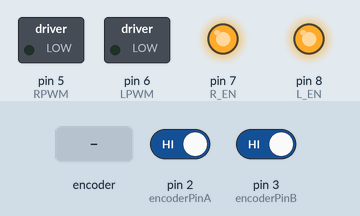
A sketch run on a simulated Arduino Uno, built with avr-gcc and run on an emulated ATmega328P. Parts: switched loads named in the sketch (green lamp = pin HIGH), output pins drawn as LEDs (lit = HIGH). The inputs (shaded band) are chosen by the test bench; at power-on: pin 2 (encoderPinA) HIGH, pin 3 (encoderPinB) HIGH. What the sketch prints to the serial monitor is not drawn.

Above: at 0.1 s.
At 1.2 s:
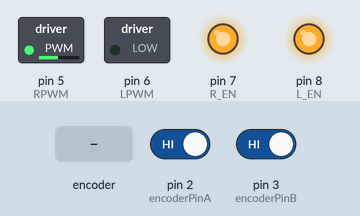
1.3 s: rotary encoder on pin 2 (encoderPinA) / pin 3 (encoderPinB) turned 1 step (first pin leading)
At 8.7 s:
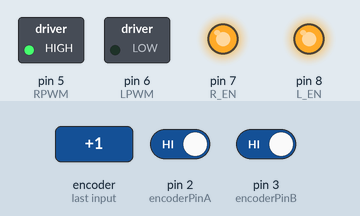
Timing chart, 0 to 10.2 s (numbered marks = the images above; inputs shaded):
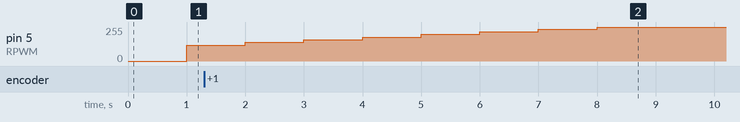

The sketch:

Motor_control.ino
```cpp
// --- BTS7960 Motor control pins ---
const int RPWM = 5;     // Right PWM pin for motor direction
const int LPWM = 6;     // Left PWM pin for motor direction
const int R_EN = 7;     // Right motor enable pin
const int L_EN = 8;     // Left motor enable pin

// --- Encoder pins ---
const int encoderPinA = 2;  // Encoder channel A (must be interrupt-capable)
const int encoderPinB = 3;  // Encoder channel B (must be interrupt-capable)

// --- Encoder tracking ---
volatile long encoderCount = 0;  // Tracks total encoder counts
int lastEncoded = 0;             // Stores last encoded value for direction detection
long lastEncoderCount = 0;       // Stores last count for RPM calculation

// --- Motor speed control ---
int currentRPM = 10;       // Initial motor RPM
int targetRPM = 10;        // Target motor RPM
bool forward = true;       // Direction flag (true = forward)

// --- Timing ---
unsigned long lastRPMUpdate = 0;    // Last timestamp when RPM was updated
unsigned long lastSpeedCheck = 0;   // Last timestamp when speed was measured
const unsigned long stepDelay =  72UL * 1000UL; // 72 seconds per step

// --- PWM control ---
int pwmValue = 100;         // Initial PWM duty cycle
const int pwmMax = 255;     // Max allowed PWM
const int rpmStep = 40;     // How much to increase/decrease RPM per step
const int rpmMax = 60;      // Max allowed target RPM
const int rpmMin = 10;      // Minimum allowed target RPM

// --- Encoder constants ---
const int CPR = 5200;       // Counts Per Revolution (quadrature decoding)

void setup() {
  Serial.begin(115200);     // Initialize serial monitor

  // Motor control pin setup
  pinMode(RPWM, OUTPUT);
  pinMode(LPWM, OUTPUT);
  pinMode(R_EN, OUTPUT);
  pinMode(L_EN, OUTPUT);
  digitalWrite(R_EN, HIGH);  // Enable right motor driver
  digitalWrite(L_EN, HIGH);  // Enable left motor driver

  // Encoder pin setup
  pinMode(encoderPinA, INPUT_PULLUP);  // Enable pull-up for stability
  pinMode(encoderPinB, INPUT_PULLUP);
  attachInterrupt(digitalPinToInterrupt(encoderPinA), updateEncoder, CHANGE); // Interrupt on A
  attachInterrupt(digitalPinToInterrupt(encoderPinB), updateEncoder, CHANGE); // Interrupt on B

  Serial.println("Starting motor ramp: 10 → 100 RPM and back...");
  lastRPMUpdate = millis();    // Initialize RPM change timer
  lastSpeedCheck = millis();   // Initialize speed check timer
}

void loop() {
  unsigned long now = millis();  // Get current timestamp

  // --- Update measured RPM every second ---
  if (now - lastSpeedCheck >= 1000) {         //Checks if 1 second has passed since the last speed check.
    long currentCount = encoderCount;         // Capture current count
    long delta = currentCount - lastEncoderCount; // Count difference in 1s
    lastEncoderCount = currentCount;          // Calculates how many ticks occurred in the last second

    float measuredRPM = (delta * 60.0) / CPR; // Converts ticks per second into revolutions per minute (RPM)

    Serial.println(measuredRPM, 2);           // Print RPM with 2 decimals

    // --- Simple Proportional Control ---
    float error = targetRPM - abs(measuredRPM); // Calculate error(Calculates the difference between target and actual RPM)
    pwmValue += error * 2.0;                     // P-control adjustment
    pwmValue = constrain(pwmValue, 0, pwmMax);   // Clamp PWM within limits

    // --- Apply PWM to motor ---
    //Applies PWM to the appropriate motor driver pin depending on direction
    //Sets the other direction pin to 0 to prevent short circuit or braking
    if (forward) {
      analogWrite(RPWM, pwmValue);  // Drive forward
      analogWrite(LPWM, 0);
    } else {
      analogWrite(LPWM, pwmValue);  // Drive reverse
      analogWrite(RPWM, 0);
    }

    lastSpeedCheck = now;           // Reset timer
  }

  // --- Change RPM every 72 seconds ---
  if (now - lastRPMUpdate >= stepDelay) {  //After stepDelay (72 sec), change targetRPM.
    if (forward) {
      if (targetRPM < rpmMax) {
        targetRPM += rpmStep;         // Step up RPM
        Serial.print("Increased RPM to: ");
        Serial.println(targetRPM);
      } else {
        forward = false;              // Reached max, reverse direction
        Serial.println("Reached 100 RPM. Reversing direction to 100 → 10 RPM.");
      }
    } else {
      if (targetRPM > rpmMin) {
        targetRPM -= rpmStep;         // Step down RPM
        Serial.print("Decreased RPM to: ");
        Serial.println(targetRPM);
      } else {
        // Reached minimum → stop motor and halt program
        Serial.println("Completed full cycle. Stopping motor.");
        analogWrite(RPWM, 0);
        analogWrite(LPWM, 0);
        while (1); // Stop everything
      }
    }
    lastRPMUpdate = now;  // Reset RPM update timer
  }
}

// --- Encoder Interrupt Handler for Quadrature Decoding ---
void updateEncoder() {
  int MSB = digitalRead(encoderPinA);        // Reads the current state of Channel A
  int LSB = digitalRead(encoderPinB);        // Reads the current state of Channel B
  int encoded = (MSB << 1) | LSB;            // Combine into 2-bit value
  int sum = (lastEncoded << 2) | encoded;    // Combines previous state and current state into a 4-bit pattern
  //known valid transitions for clockwise movement based on quadrature encoding
  if (sum == 0b0001 || sum == 0b0111 || sum == 0b1110 || sum == 0b1000)
    encoderCount++;
  // known valid transitions for counter-clockwise movement based on quadrature encoding
  if (sum == 0b0010 || sum == 0b0100 || sum == 0b1101 || sum == 0b1011)
    encoderCount--;

  lastEncoded = encoded;                     // Store for next transition
}
```
